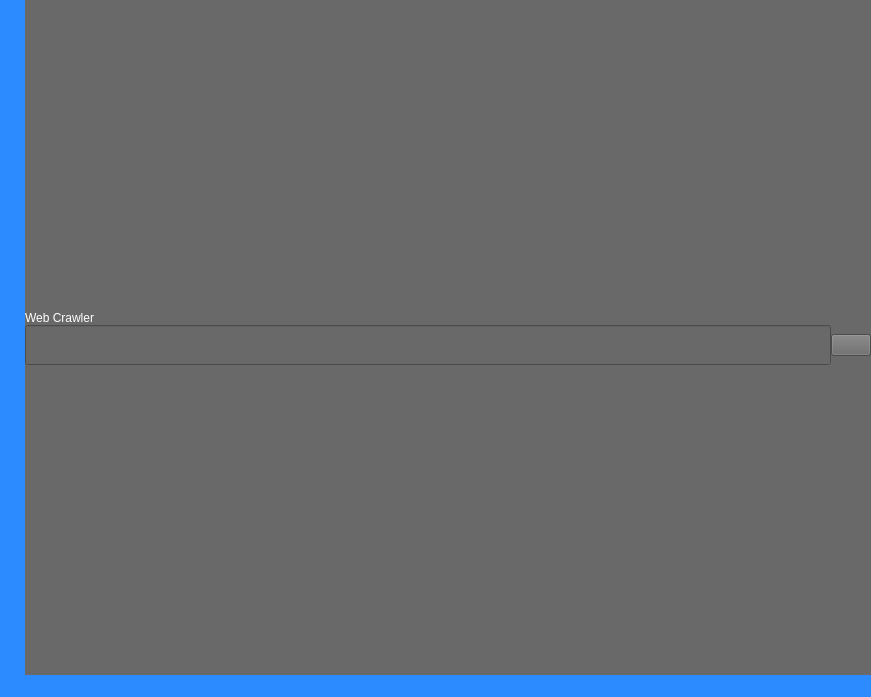
<?xml version="1.0" encoding="UTF-8"?>
<ui version="4.0">
 <class>MainWindow</class>
 <widget class="QMainWindow" name="MainWindow">
  <property name="windowModality">
   <enum>Qt::WindowModal</enum>
  </property>
  <property name="geometry">
   <rect>
    <x>0</x>
    <y>0</y>
    <width>871</width>
    <height>697</height>
   </rect>
  </property>
  <property name="windowTitle">
   <string>Web Crawler</string>
  </property>
  <property name="windowIcon">
   <iconset>
    <normaloff>SEO_sign-512.png</normaloff>SEO_sign-512.png</iconset>
  </property>
  <property name="styleSheet">
   <string notr="true">background-color: rgb(44, 139, 255);</string>
  </property>
  <widget class="QWidget" name="centralwidget">
   <property name="styleSheet">
    <string notr="true">background-color: rgb(105, 105, 105);</string>
   </property>
   <layout class="QVBoxLayout" name="verticalLayout_2">
    <property name="spacing">
     <number>0</number>
    </property>
    <property name="margin">
     <number>0</number>
    </property>
    <item>
     <layout class="QHBoxLayout" name="horizontalLayout_2">
      <property name="spacing">
       <number>0</number>
      </property>
      <item>
       <widget class="QFrame" name="frame">
        <property name="minimumSize">
         <size>
          <width>25</width>
          <height>0</height>
         </size>
        </property>
        <property name="styleSheet">
         <string notr="true">background-color: rgb(44, 139, 255);
border-color: rgb(44, 139, 255);</string>
        </property>
        <property name="frameShape">
         <enum>QFrame::NoFrame</enum>
        </property>
        <property name="frameShadow">
         <enum>QFrame::Plain</enum>
        </property>
        <property name="lineWidth">
         <number>0</number>
        </property>
       </widget>
      </item>
      <item>
       <layout class="QVBoxLayout" name="verticalLayout">
        <property name="spacing">
         <number>0</number>
        </property>
        <item>
         <spacer name="verticalSpacer">
          <property name="orientation">
           <enum>Qt::Vertical</enum>
          </property>
          <property name="sizeHint" stdset="0">
           <size>
            <width>20</width>
            <height>40</height>
           </size>
          </property>
         </spacer>
        </item>
        <item>
         <widget class="QLabel" name="titleLbl">
          <property name="styleSheet">
           <string notr="true">font: 26pt &quot;Tahoma&quot;;
color: rgb(255, 255, 255);</string>
          </property>
          <property name="text">
           <string>Web Crawler</string>
          </property>
         </widget>
        </item>
        <item>
         <layout class="QHBoxLayout" name="horizontalLayout">
          <property name="spacing">
           <number>0</number>
          </property>
          <item>
           <widget class="QLineEdit" name="searchBarEdit">
            <property name="minimumSize">
             <size>
              <width>0</width>
              <height>40</height>
             </size>
            </property>
            <property name="styleSheet">
             <string notr="true">font: 16pt &quot;Tahoma&quot;;
color: rgb(255, 255, 255);</string>
            </property>
           </widget>
          </item>
          <item>
           <widget class="QPushButton" name="searchButton">
            <property name="styleSheet">
             <string notr="true">font: 16pt &quot;Tahoma&quot;;
background-color: rgb(105, 105, 105);
color: rgb(255, 255, 255);</string>
            </property>
            <property name="text">
             <string/>
            </property>
            <property name="icon">
             <iconset>
              <normaloff>images.png</normaloff>images.png</iconset>
            </property>
            <property name="iconSize">
             <size>
              <width>40</width>
              <height>40</height>
             </size>
            </property>
           </widget>
          </item>
         </layout>
        </item>
        <item>
         <spacer name="verticalSpacer_2">
          <property name="orientation">
           <enum>Qt::Vertical</enum>
          </property>
          <property name="sizeHint" stdset="0">
           <size>
            <width>20</width>
            <height>40</height>
           </size>
          </property>
         </spacer>
        </item>
       </layout>
      </item>
     </layout>
    </item>
   </layout>
  </widget>
  <widget class="QStatusBar" name="statusbar"/>
 </widget>
 <resources/>
 <connections/>
</ui>
